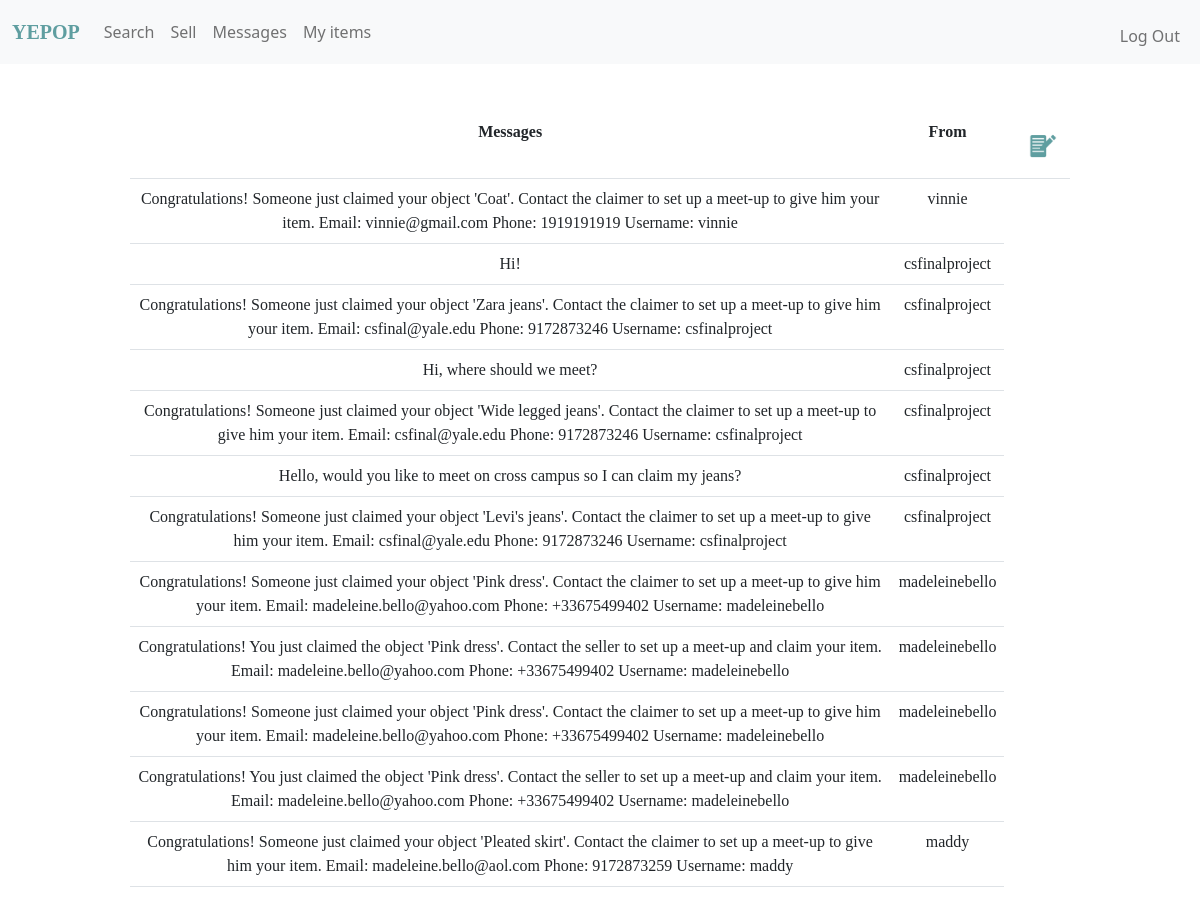
The app's page /messages (signed in) with its own data.
### tables this page shows
CREATE TABLE 'messages' (
message_id INTEGER PRIMARY KEY AUTOINCREMENT NOT NULL,
sender INTEGER,
receiver INTEGER,
content TEXT, 'transaction_id' INTEGER,
FOREIGN KEY (sender) REFERENCES users(id)
FOREIGN KEY (receiver) REFERENCES users(id));

CREATE TABLE users 
(id INTEGER PRIMARY KEY AUTOINCREMENT NOT NULL, 
username TEXT NOT NULL, 
email TEXT NOT NULL,
phone TEXT NOT NULL,
hash TEXT NOT NULL);

### app.py (the view)
@app.route("/messages")
def messages():
    messages = db.execute(
        "SELECT content, sender FROM messages WHERE receiver=? ORDER BY message_id DESC", session["user_id"])
    for message in messages:
        print("Message: ", message)
        sender = db.execute(
            "SELECT username FROM users WHERE id=?", message["sender"])
        sender = sender[0]["username"]
        message["sender_username"] = sender
    number_messages = len(messages)
    return render_template("messages.html", messages=messages, number_messages=number_messages)

### app.py (called while the page is built)
@app.after_request
def after_request(response):
    response.headers["Cache-Control"] = "no-cache, no-store, must-revalidate"
    response.headers["Expires"] = 0
    response.headers["Pragma"] = "no-cache"
    return response

### templates/messages.html (shortened to what this page needs)
{% extends "layout.html" %}
{% block main %}
{% if number_messages == 0 %}
<h1>You don't have any messages.</h1>
<div>
    <button type="button" class="button_icon" data-bs-toggle="modal" data-bs-target="#message_someone">
        <img class="write_icon" src="/static/write.png" border="0">
    </button>
    <div class="modal fade" id="message_someone" tabindex="-1" role="dialog" aria-labelledby="exampleModalLabel"
        aria-hidden="true">
        <div class="modal-dialog" role="document">
            <form class="modal-content" action="/message" method="post">
                <div class="modal-header">
                    <h5 class="modal-title" id="exampleModalLabel">Write someone a message</h5>
                    <button type="button" class="btn-close" data-bs-dismiss="modal" aria-label="Close">
                    </button>
                </div>
                <div class="modal-body">
                    <p>Who would you like to contact?</p>
                    <div>
                        <input class="form-control select" type="text" id="username" name="username"
                            placeholder="Username">
                    </div>
                    <div>
                        <p>{{username_error}}</p>
                    </div>
                    <div>
                        <input class="form-control select" type="text" id="message" name="message"
                            placeholder="Message">
                    </div>
                </div>
                <div class="modal-footer">
                    <button type="button" class="btn btn-secondary" data-bs-dismiss="modal">Close</button>
                    <button type="submit" class="btn btn-primary background-color">Send</button>
                </div>
            </form>
        </div>
    </div>
</div>
{% else %}
<table class="table">
    <tr>
        <th>Messages</th>
        <th>From</th>
        <th>
            <button type="button" class="button_icon" data-bs-toggle="modal" data-bs-target="#message_someone">
                <img class="write_icon" src="/static/write.png" border="0">
            </button>
        </th>
    </tr>
    {% for message in messages %}
    <tr>
        <td>{{message.content}}</td>
        <td>{{message.sender_username}}</td>
    </tr>
    {% endfor %}
</table>
{% endif %}
{% endblock %}

### templates/layout.html (shortened to what this page needs)
<!DOCTYPE html>
<html lang="en">
<head>
    <link href="https://cdn.jsdelivr.net/npm/bootstrap@5.2.0/dist/css/bootstrap.min.css"
 rel="stylesheet">
    <link href="/static/styles.css" rel="stylesheet">
</head>
<body>
    <nav class="navbar navbar-expand-lg bg-light">
        <div class="container-fluid">
            <a class="navbar-brand" href="/"><span class="green" id="yepop">YEPOP</span></a>
            <div class="collapse navbar-collapse" id="navbarSupportedContent">
                {% if session["user_id"] %}
                <ul class="navbar-nav me-auto mb-2 mb-lg-0">
                    <li class="nav-item"><a class="nav-link" href="/search">Search</a></li>
                    <li class="nav-item"><a class="nav-link" href="/sell">Sell</a></li>
                    <li class="nav-item"><a class="nav-link" href="/messages">Messages</a></li>
                    <li class="nav-item"><a class="nav-link" href="/myitems">My items</a></li>
                </ul>
                <ul class="navbar-nav ms-auto mt-2">
                    <li class="nav-item"><a class="nav-link" href="/logout">Log Out</a></li>
                </ul>
                {% else %}
                <ul class="navbar-nav ms-auto mt-2">
                    <li class="nav-item"><a class="nav-link" href="/register">Register</a></li>
                    <li class="nav-item"><a class="nav-link" href="/login">Log In</a></li>
                </ul>
                {% endif %}
            </div>
        </div>
    </nav>
    <main class="container-fluid py-5 text-center">
        {% block main %}{% endblock %}
    </main>
</body>
</html>

### static/styles.css (style rules this page uses)
th, td { word-wrap: break-word; font-family: Georgia; }
table { max-width: 80%; margin: auto; }
#yepop { font-weight: bold; color: #5f9ea0; font-family: Georgia, serif; }
a { color: black; text-decoration: none; }
img { width: auto; height: 300px; }
.write_icon { width: 50px; height: 50px; }
.button_icon { border: none; width: 50px; height: 50px; background-color: inherit; }

### records on screen
messages: content "Congratulations! Someone just claimed your object 'Coat'. Contact the claimer to set up a meet-up to give him your item. Email: vinnie@gmail.com Phone: 1919191919 Username: vinnie", sender_username "vinnie"
messages: content "Hi!", sender_username "csfinalproject"
messages: content "Congratulations! Someone just claimed your object 'Zara jeans'. Contact the claimer to set up a meet-up to give him your item. Email: csfinal@yale.edu Phone: 9172873246 Username: csfinalproject", sender_username "csfinalproject"
messages: content "Hi, where should we meet?", sender_username "csfinalproject"
messages: content "Congratulations! Someone just claimed your object 'Wide legged jeans'. Contact the claimer to set up a meet-up to give him your item. Email: csfinal@yale.edu Phone: 9172873246 Username: csfinalproject", sender_username "csfinalproject"
messages: content "Hello, would you like to meet on cross campus so I can claim my jeans?", sender_username "csfinalproject"
messages: content "Congratulations! Someone just claimed your object 'Levi's jeans'. Contact the claimer to set up a meet-up to give him your item. Email: csfinal@yale.edu Phone: 9172873246 Username: csfinalproject", sender_username "csfinalproject"
messages: content "Congratulations! Someone just claimed your object 'Pink dress'. Contact the claimer to set up a meet-up to give him your item. Email: madeleine.bello@yahoo.com Phone: +33675499402 Username: madeleinebello", sender_username "madeleinebello"
messages: content "Congratulations! You just claimed the object 'Pink dress'. Contact the seller to set up a meet-up and claim your item. Email: madeleine.bello@yahoo.com Phone: +33675499402 Username: madeleinebello", sender_username "madeleinebello"
messages: content "Congratulations! Someone just claimed your object 'Pink dress'. Contact the claimer to set up a meet-up to give him your item. Email: madeleine.bello@yahoo.com Phone: +33675499402 Username: madeleinebello", sender_username "madeleinebello"
messages: content "Congratulations! You just claimed the object 'Pink dress'. Contact the seller to set up a meet-up and claim your item. Email: madeleine.bello@yahoo.com Phone: +33675499402 Username: madeleinebello", sender_username "madeleinebello"
messages: content "Congratulations! Someone just claimed your object 'Pleated skirt'. Contact the claimer to set up a meet-up to give him your item. Email: madeleine.bello@aol.com Phone: 9172873259 Username: maddy", sender_username "maddy"
